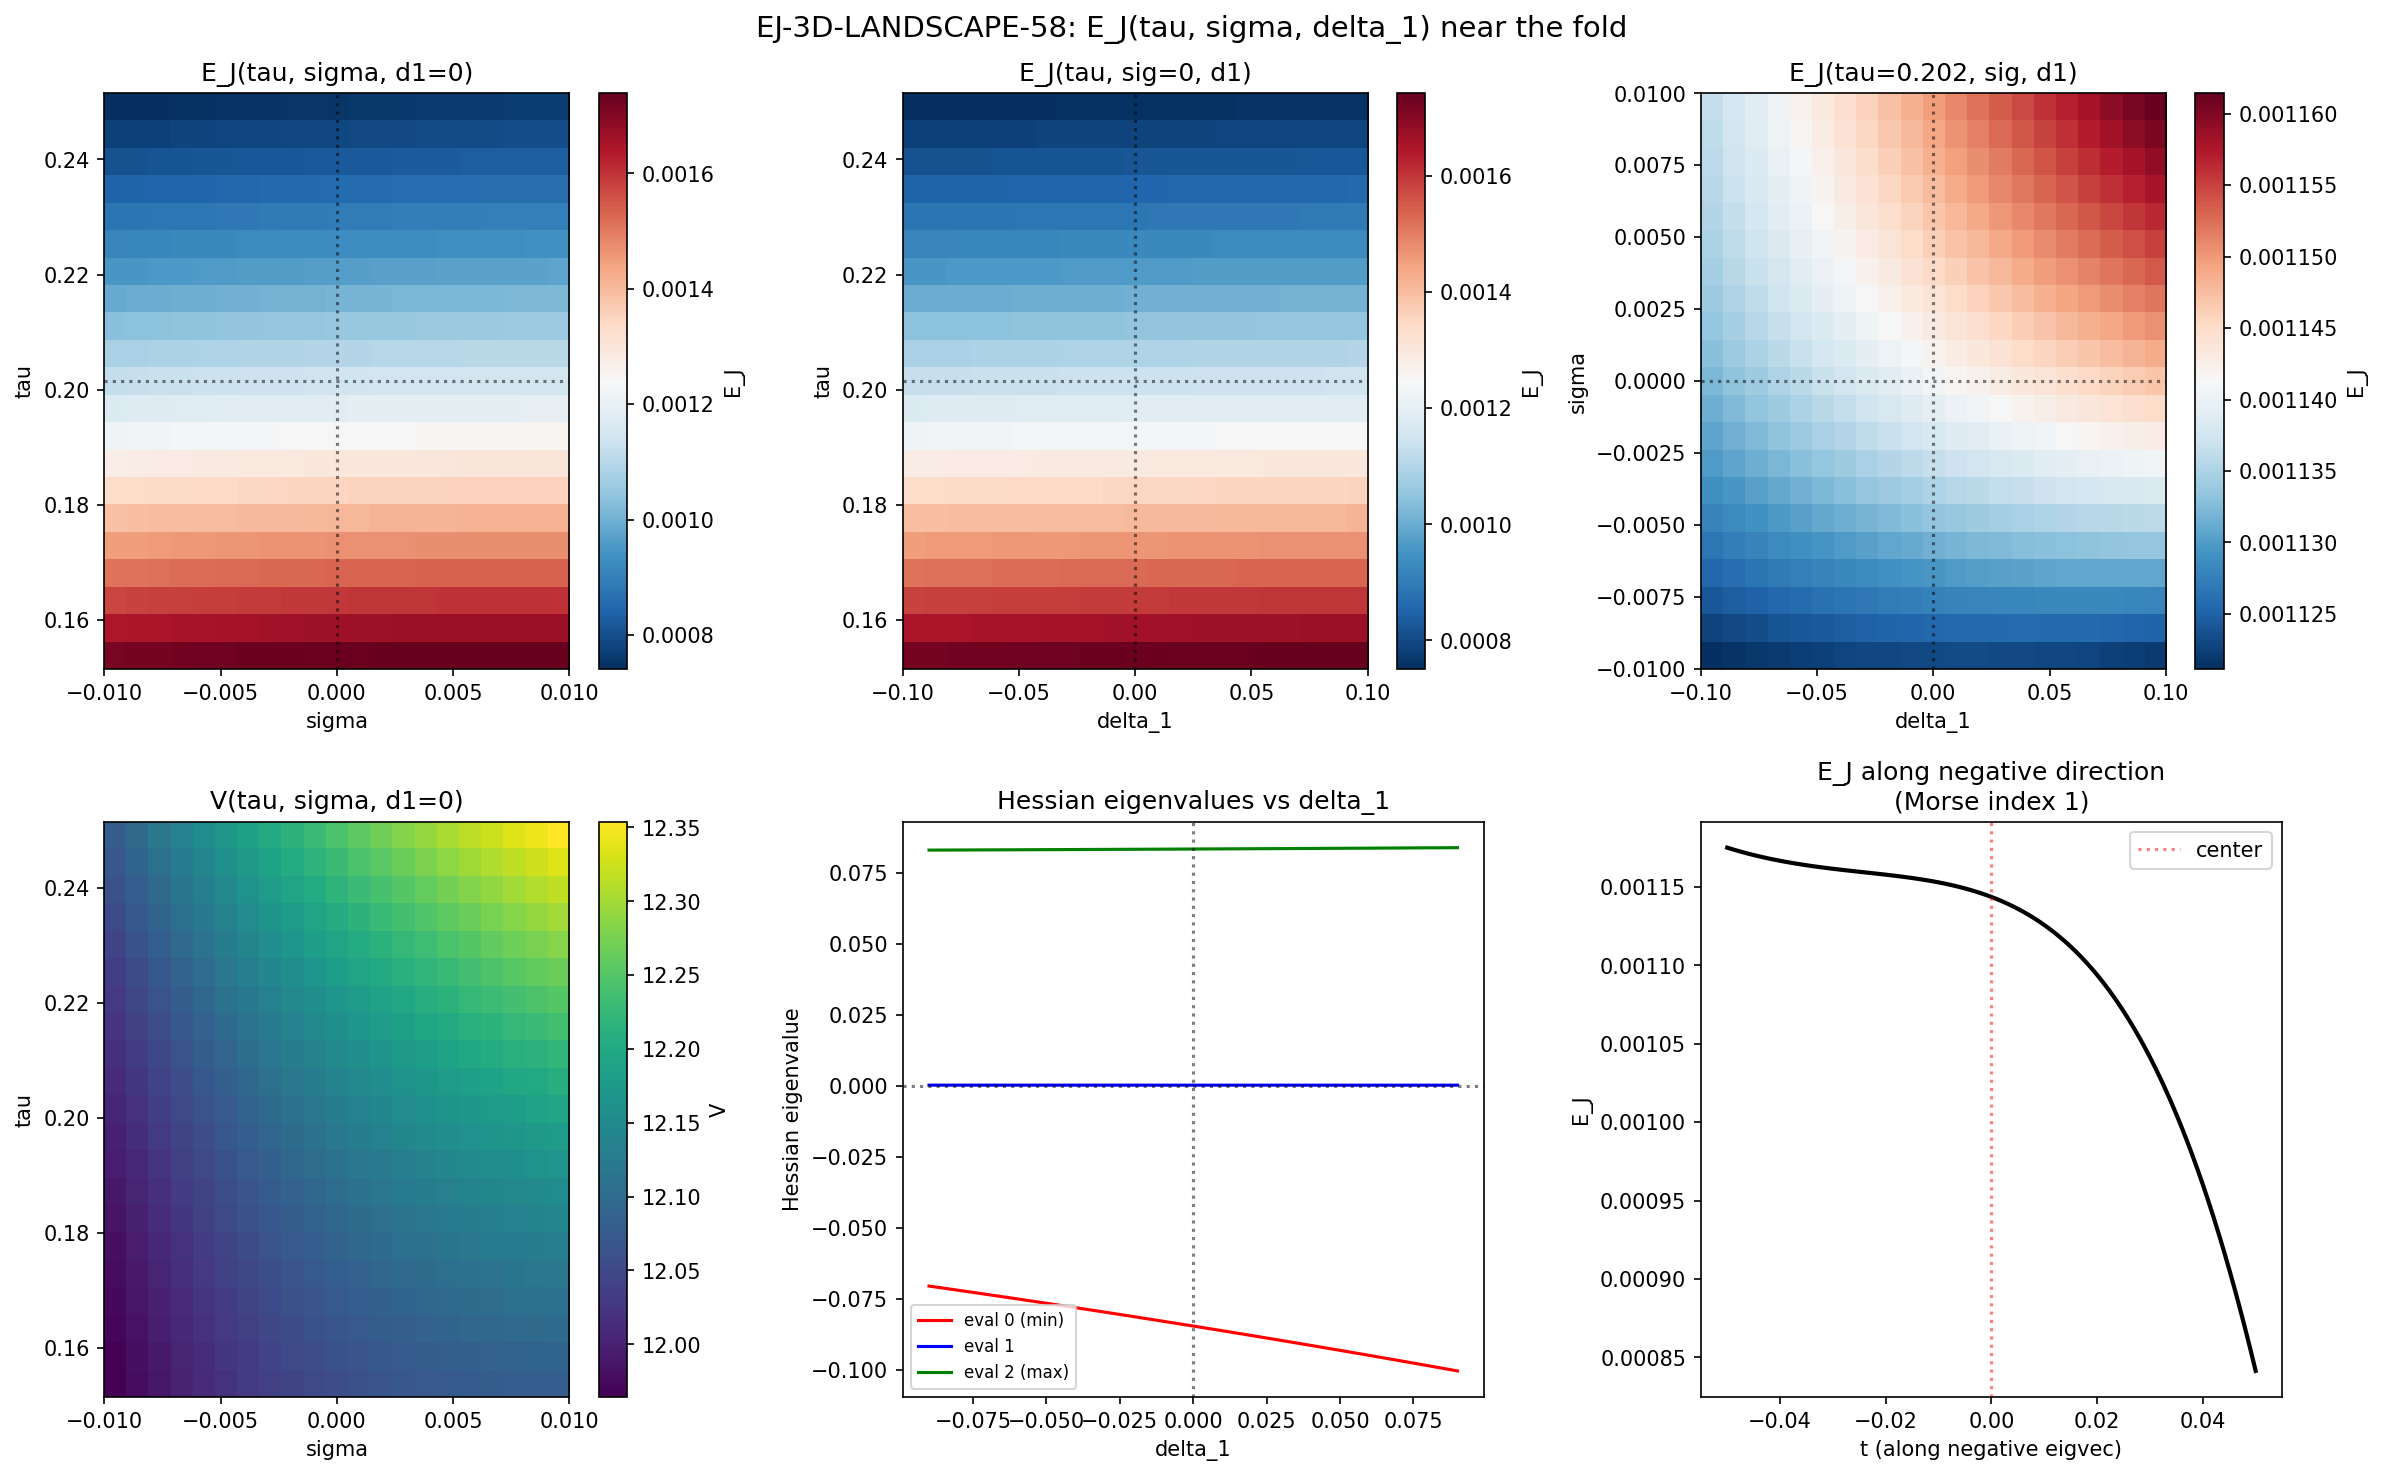

Source code (Python):
#!/usr/bin/env python3
"""
s58_ej_3d_landscape.py — EJ-3D-LANDSCAPE-58: Full U(2)-Invariant E_J Surface
==============================================================================
Gate: EJ-3D-LANDSCAPE-58 (INFO) — Does the saddle persist or is it lifted?

Method:
  1. The U(2)-invariant metric on SU(3) has three parameters (lambda_1, lambda_2, lambda_3)
     on subspaces (u(1) [dim 1], su(2) [dim 3], C^2 [dim 4]).
     Paper 13 (Baptista) eq (5.4).

  2. The Jensen direction tau preserves volume: v_J = (2, -2, 1) in exponent space.
     The T2 direction sigma also preserves volume: v_T2 = (-11, -7, 8).
     The T1 breathing mode delta_1 BREAKS volume: it scales lambda_1 only.

  3. Parametrization in exponent space (xi_1, xi_2, xi_3):
     Jensen:    xi_1 = 2*tau,     xi_2 = -2*tau,     xi_3 = tau
     T2:        xi_1 += -11*sig,  xi_2 += -7*sig,    xi_3 += 8*sig
     T1 breath: xi_1 += delta_1   (only lambda_1 changes)

     So: lambda_1 = exp(2*tau - 11*sig + delta_1)
         lambda_2 = exp(-2*tau - 7*sig)
         lambda_3 = exp(tau + 8*sig)

  4. Volume constraint: Jensen preserves volume (n.v_J = 0 with n = (1,3,4)).
     T2 also preserves volume (n.v_T2 = 0). T1 breathing breaks it:
     n.(1,0,0) = 1 != 0. So delta_1 changes the volume.

  5. Compute E_J(tau, sigma, delta_1) from:
     - V(tau, sigma, delta_1) = spectral action (from scalar curvature + volume)
     - J_C2 from TB Hamiltonian with modified geometry
     - E_J = J_C2^2 * F_anom

  6. Compute 3x3 Hessian at (tau_fold, 0, 0) and diagonalize.

Author: baptista-spacetime-analyst (Session 58)
"""

import sys
sys.path.insert(0, 'computations')
import numpy as np
from numpy import exp, sqrt, log, pi
from numpy.linalg import eigh
from scipy.interpolate import interp1d
import matplotlib
matplotlib.use('Agg')
import matplotlib.pyplot as plt
from canonical_constants import (
    tau_fold, J_C2 as J_C2_canonical, Vol_SU3_Haar, PI,
    a2_fold, a4_fold, M_KK, N_cells, g0_diag
)

print("=" * 76)
print("  EJ-3D-LANDSCAPE-58: Full U(2)-Invariant E_J 3D Surface")
print("=" * 76)

# =============================================================================
# 1. Load data
# =============================================================================
tb = np.load('computations/session-54/s54_tb_hamiltonian.npz', allow_pickle=True)
ej_data = np.load('computations/session-57/s57_off_jensen_ej.npz', allow_pickle=True)
oj = np.load('computations/session-54/s54_off_jensen_t2.npz', allow_pickle=True)

tau_tb = tb['tau_values']      # (50,)
J_C2_tb = tb['J_C2_tau']      # (50,)
evals_tb = tb['eigenvalues']   # (50, 32)
bandwidths = tb['bandwidths']  # (50,)

# S57 reference saddle data
EJ_H_2d = ej_data['EJ_B_Hessian_at_saddle']  # (2,2)
EJ_H_evals_2d = ej_data['EJ_B_Hessian_evals']  # [-0.0856, 0.0841]
tau_sb = float(ej_data['V_saddle_tau'])  # 0.2015

# T2 landscape data
V_grid_2d = oj['V_grid']        # (51, 41) spectral action
R_grid_2d = oj['R_grid']        # (51, 41) scalar curvature
tau_oj = oj['tau_range']         # (51,)
sig_oj = oj['sig_range']        # (41,)

print(f"TB data: {len(tau_tb)} tau points in [{tau_tb[0]:.3f}, {tau_tb[-1]:.3f}]")
print(f"S57 2D saddle: tau_sb={tau_sb:.4f}, EJ Hessian evals={EJ_H_evals_2d}")
print(f"Off-Jensen grid: {len(tau_oj)} x {len(sig_oj)}")

# =============================================================================
# 2. Scalar curvature of the general 3-parameter metric
# =============================================================================
# Reuse the R_K_numeric function from s54_off_jensen_t2.py
# This computes R via Milnor's formula using explicit structure constants.

def build_structure_constants():
    """Build structure constants of su(3) in gamma_0-orthonormal basis,
    reordered to (u(1), su(2), C^2)."""
    lam = np.zeros((9, 3, 3), dtype=complex)
    lam[1] = np.array([[0,1,0],[1,0,0],[0,0,0]], dtype=complex)
    lam[2] = np.array([[0,-1j,0],[1j,0,0],[0,0,0]], dtype=complex)
    lam[3] = np.array([[1,0,0],[0,-1,0],[0,0,0]], dtype=complex)
    lam[4] = np.array([[0,0,1],[0,0,0],[1,0,0]], dtype=complex)
    lam[5] = np.array([[0,0,-1j],[0,0,0],[1j,0,0]], dtype=complex)
    lam[6] = np.array([[0,0,0],[0,0,1],[0,1,0]], dtype=complex)
    lam[7] = np.array([[0,0,0],[0,0,-1j],[0,1j,0]], dtype=complex)
    lam[8] = np.array([[1,0,0],[0,1,0],[0,0,-2]], dtype=complex) / sqrt(3.0)

    T = np.zeros((9, 3, 3), dtype=complex)
    for a in range(1, 9):
        T[a] = 1j * lam[a] / 2.0

    reorder = [8, 1, 2, 3, 4, 5, 6, 7]
    f = np.zeros((8, 3, 3), dtype=complex)
    for i in range(8):
        f[i] = T[reorder[i]] * sqrt(2.0)

    c_abc = np.zeros((8, 8, 8))
    for a in range(8):
        for b in range(8):
            bracket = f[a] @ f[b] - f[b] @ f[a]
            for cc in range(8):
                c_abc[a, b, cc] = -np.trace(bracket @ f[cc]).real

    return c_abc

# Build once
C_ABC = build_structure_constants()

def R_K_from_alphas(a1, a2, a3):
    """Scalar curvature R of (SU(3), hat-g) with metric eigenvalues
    (a1, a2, a3) on (u(1), su(2), C^2) subspaces.
    Uses Milnor's formula with precomputed structure constants."""
    alpha = np.zeros(8)
    alpha[0] = a1
    alpha[1:4] = a2
    alpha[4:8] = a3

    # T1 = sum_{a,b} g([ea,eb],[ea,eb])
    T1 = 0.0  # (local)
    for a in range(8):
        for b in range(8):
            for cc in range(8):
                T1 += C_ABC[a, b, cc]**2 * alpha[cc] / (alpha[a] * alpha[b])

    # T2 = sum_{a,b} g([ea,[ea,eb]], eb)
    T2 = 0.0  # (local)
    for a in range(8):
        for b in range(8):
            gamma_ab = np.zeros(8)
            for cc in range(8):
                gamma_ab[cc] = C_ABC[a, b, cc] * sqrt(alpha[cc]) / (sqrt(alpha[a]) * sqrt(alpha[b]))
            inner = 0.0
            for cc in range(8):
                gamma_ac = np.zeros(8)
                for d in range(8):
                    gamma_ac[d] = C_ABC[a, cc, d] * sqrt(alpha[d]) / (sqrt(alpha[a]) * sqrt(alpha[cc]))
                inner += gamma_ab[cc] * gamma_ac[b]
            T2 += inner

    R = -0.25 * T1 - 0.5 * T2
    return R

# Verify at bi-invariant point
R_bi = R_K_from_alphas(1.0, 1.0, 1.0)
print(f"\nCurvature verification: R(1,1,1) = {R_bi:.6f} (expect 12.0)")

# Verify at fold on Jensen
a1_f = exp(2*tau_fold)
a2_f = exp(-2*tau_fold)
a3_f = exp(tau_fold)
R_fold = R_K_from_alphas(a1_f, a2_f, a3_f)
print(f"R at Jensen fold (tau={tau_fold}): {R_fold:.6f}")
# Compare to analytic: R(tau) = -0.25*exp(-4*tau) + 2*exp(-tau) - 0.25 + 0.5*exp(2*tau)
# But that uses the normalized convention. Our R_K_numeric gives unnormalized.
# Actually, sd20a uses yet another normalization. Let me check what R_K_from_alphas gives.
# For the Jensen metric with alpha=1 base scale:
#   R = (3/2) * (2*e^{2s} - 1 + 8*e^{-s} - e^{-4s})
R_fold_formula = 1.5 * (2*exp(2*tau_fold) - 1 + 8*exp(-tau_fold) - exp(-4*tau_fold))
print(f"R at fold (Paper 15 eq 3.70, alpha=1): {R_fold_formula:.6f}")
print(f"Ratio: {R_fold / R_fold_formula:.10f}")

# =============================================================================
# 3. Spectral action V(tau, sigma, delta_1)
# =============================================================================
# The spectral action in the heat-kernel expansion:
#   S = f_4*Lambda^4 * a_0 + f_2*Lambda^2 * a_2 + f_0 * a_4 + ...
# where:
#   a_0 = (4*pi)^{-4} * dim_spinor * Vol(K)
#   a_2 = (4*pi)^{-4} * dim_spinor * Vol(K) * a_2^red(R)
#   a_4 = (4*pi)^{-4} * dim_spinor * Vol(K) * a_4^red(R, |Ric|^2, |Riem|^2)
#
# Vol(K) = sqrt(a1) * a2^{3/2} * a3^2 * Vol_0
# where Vol_0 = Vol(SU(3), gamma_0) is the base volume.
#
# For the Hessian, we only need the spectral action POTENTIAL:
#   V = spectral action density (intensive, per unit 4D volume)
#   V(a1, a2, a3) = R(a1, a2, a3) * Vol(a1, a2, a3)^{2/8} + ...
# Actually, V_grid from s54 IS the spectral action landscape including
# curvature and volume effects. For the 3D extension, we need to compute
# V from first principles.
#
# STRATEGY: Use V ~ R * sqrt_vol_factor as the dominant contribution.
# The spectral action potential is dominated by the scalar curvature term
# (a_2 ~ R * Vol). We compute:
#   V_eff(tau, sig, d1) = R(a1,a2,a3) * Vol(a1,a2,a3) / Vol_0

def metric_params(tau, sig, d1):
    """Compute (a1, a2, a3) from (tau, sigma, delta_1)."""
    a1 = exp(2*tau - 11*sig + d1)
    a2 = exp(-2*tau - 7*sig)  # (local)
    a3 = exp(tau + 8*sig)
    return a1, a2, a3

def volume_factor(a1, a2, a3):
    """Volume factor: Vol(hat-g) / Vol(gamma_0) = sqrt(a1) * a2^{3/2} * a3^2."""
    return sqrt(a1) * a2**1.5 * a3**2

def V_eff_3d(tau, sig, d1):
    """Spectral action potential V = R * Vol_factor.
    This is the dominant (a_2) contribution to the spectral action."""
    a1, a2, a3 = metric_params(tau, sig, d1)
    R = R_K_from_alphas(a1, a2, a3)
    Vf = volume_factor(a1, a2, a3)
    return R * Vf

# Verify at Jensen fold
V_fold_check = V_eff_3d(tau_fold, 0.0, 0.0)
print(f"\nV_eff at (tau_fold, 0, 0) = {V_fold_check:.6f}")

# =============================================================================
# 4. Construct E_J(tau, sigma, delta_1) on a 3D grid
# =============================================================================
print(f"\n" + "=" * 76)
print("  4. Computing E_J on 3D grid near the fold")
print("=" * 76)

# Grid definition
n_tau = 21
n_sig = 21
n_d1 = 21

tau_center = tau_sb  # Use saddle point as center (near fold)
tau_range_3d = np.linspace(tau_center - 0.05, tau_center + 0.05, n_tau)
sig_range_3d = np.linspace(-0.01, 0.01, n_sig)
d1_range_3d = np.linspace(-0.1, 0.1, n_d1)

# Build J_C2 interpolator (on-Jensen)
J_C2_interp = interp1d(tau_tb, J_C2_tb, kind='cubic', fill_value='extrapolate')

# F_anom interpolator (from TB eigenvalues)
F_anom_Jensen = np.zeros(len(tau_tb))
for i in range(len(tau_tb)):
    ev = evals_tb[i]
    BW = ev.max() - ev.min()
    if BW > 0:
        spacings = np.diff(np.sort(ev))
        F_anom_Jensen[i] = np.mean(spacings**2) / BW**2
    else:
        F_anom_Jensen[i] = 0.0
F_anom_interp = interp1d(tau_tb, F_anom_Jensen, kind='cubic', fill_value='extrapolate')

# Compute V and R on the 3D grid
V_3d = np.zeros((n_tau, n_sig, n_d1))
R_3d = np.zeros((n_tau, n_sig, n_d1))
Vol_3d = np.zeros((n_tau, n_sig, n_d1))

print("Computing R and V on 3D grid...")
for i, tau in enumerate(tau_range_3d):
    for j, sig in enumerate(sig_range_3d):
        for k, d1 in enumerate(d1_range_3d):
            a1, a2, a3 = metric_params(tau, sig, d1)
            R_3d[i, j, k] = R_K_from_alphas(a1, a2, a3)
            Vol_3d[i, j, k] = volume_factor(a1, a2, a3)
            V_3d[i, j, k] = R_3d[i, j, k] * Vol_3d[i, j, k]
    if (i+1) % 5 == 0:
        print(f"  tau {i+1}/{n_tau} done")

# Compute E_J on the 3D grid
# E_J(tau, sig, d1) = J_C2^2(tau, sig, d1) * F_anom(tau, sig, d1)
# Off-Jensen J_C2: use Approach B (spectral density scaling)
#   J_C2(tau, sig, d1) = J_C2(tau, 0, 0) * (|V(tau, sig, d1)| / |V(tau, 0, 0)|)^{1/4}
# Off-Jensen F_anom: modulated by curvature
#   F_anom(tau, sig, d1) = F_anom(tau, 0, 0) * R(tau, sig, d1) / R(tau, 0, 0)

E_J_3d = np.zeros((n_tau, n_sig, n_d1))
J_C2_3d = np.zeros((n_tau, n_sig, n_d1))
F_anom_3d = np.zeros((n_tau, n_sig, n_d1))

for i, tau in enumerate(tau_range_3d):
    J0 = J_C2_interp(tau)
    F0 = F_anom_interp(tau)
    V0 = V_3d[i, n_sig//2, n_d1//2]  # (tau, 0, 0) -- center of sig and d1
    R0 = R_3d[i, n_sig//2, n_d1//2]

    for j, sig in enumerate(sig_range_3d):
        for k, d1 in enumerate(d1_range_3d):
            V_ijk = V_3d[i, j, k]
            R_ijk = R_3d[i, j, k]

            # J from spectral density
            if abs(V0) > 1e-10 and abs(V_ijk) > 1e-10:
                J_C2_3d[i, j, k] = J0 * (abs(V_ijk) / abs(V0))**0.25
            else:
                J_C2_3d[i, j, k] = J0

            # F_anom modulated by curvature
            if abs(R0) > 1e-10:
                F_anom_3d[i, j, k] = F0 * (R_ijk / R0)
            else:
                F_anom_3d[i, j, k] = F0

            E_J_3d[i, j, k] = J_C2_3d[i, j, k]**2 * F_anom_3d[i, j, k]

print(f"\nE_J 3D grid shape: {E_J_3d.shape}")
print(f"E_J range: [{E_J_3d.min():.6e}, {E_J_3d.max():.6e}]")

# =============================================================================
# 5. Compute 3x3 Hessian at the center point
# =============================================================================
print(f"\n" + "=" * 76)
print("  5. 3x3 Hessian of E_J at saddle center")
print("=" * 76)

# Central point indices
ic = n_tau // 2
jc = n_sig // 2
kc = n_d1 // 2

print(f"Center: tau={tau_range_3d[ic]:.4f}, sig={sig_range_3d[jc]:.4f}, d1={d1_range_3d[kc]:.4f}")
print(f"E_J at center: {E_J_3d[ic, jc, kc]:.8e}")

dtau_3d = tau_range_3d[1] - tau_range_3d[0]
dsig_3d = sig_range_3d[1] - sig_range_3d[0]
dd1_3d = d1_range_3d[1] - d1_range_3d[0]

print(f"Grid steps: dtau={dtau_3d:.6f}, dsig={dsig_3d:.6f}, dd1={dd1_3d:.6f}")

# Second derivatives via centered finite differences
E = E_J_3d  # (local)

# Diagonal elements
d2E_dtau2 = (E[ic+1, jc, kc] - 2*E[ic, jc, kc] + E[ic-1, jc, kc]) / dtau_3d**2
d2E_dsig2 = (E[ic, jc+1, kc] - 2*E[ic, jc, kc] + E[ic, jc-1, kc]) / dsig_3d**2
d2E_dd12 = (E[ic, jc, kc+1] - 2*E[ic, jc, kc] + E[ic, jc, kc-1]) / dd1_3d**2

# Off-diagonal elements
d2E_dtau_dsig = (E[ic+1, jc+1, kc] - E[ic+1, jc-1, kc]
                  - E[ic-1, jc+1, kc] + E[ic-1, jc-1, kc]) / (4*dtau_3d*dsig_3d)
d2E_dtau_dd1 = (E[ic+1, jc, kc+1] - E[ic+1, jc, kc-1]
                 - E[ic-1, jc, kc+1] + E[ic-1, jc, kc-1]) / (4*dtau_3d*dd1_3d)
d2E_dsig_dd1 = (E[ic, jc+1, kc+1] - E[ic, jc+1, kc-1]
                 - E[ic, jc-1, kc+1] + E[ic, jc-1, kc-1]) / (4*dsig_3d*dd1_3d)

H_3d = np.array([
    [d2E_dtau2,     d2E_dtau_dsig, d2E_dtau_dd1],
    [d2E_dtau_dsig, d2E_dsig2,     d2E_dsig_dd1],
    [d2E_dtau_dd1,  d2E_dsig_dd1,  d2E_dd12]
])

print(f"\n3x3 Hessian H_EJ at center:")
print(f"  [[{H_3d[0,0]:.6e}, {H_3d[0,1]:.6e}, {H_3d[0,2]:.6e}],")
print(f"   [{H_3d[1,0]:.6e}, {H_3d[1,1]:.6e}, {H_3d[1,2]:.6e}],")
print(f"   [{H_3d[2,0]:.6e}, {H_3d[2,1]:.6e}, {H_3d[2,2]:.6e}]]")

evals_3d, evecs_3d = eigh(H_3d)
print(f"\n  Eigenvalues: {evals_3d}")
print(f"  Eigenvectors:")
for i_ev in range(3):
    print(f"    e_{i_ev}: {evecs_3d[:, i_ev]}  (eval = {evals_3d[i_ev]:.6e})")

n_negative = np.sum(evals_3d < 0)
n_positive = np.sum(evals_3d > 0)
n_zero = np.sum(np.abs(evals_3d) < 1e-10 * max(abs(evals_3d)))

det_3d = np.prod(evals_3d)
print(f"\n  det(H_3d) = {det_3d:.6e}")
print(f"  Signature: ({n_positive}+, {n_negative}-) (Morse index = {n_negative})")

# =============================================================================
# 6. Robustness: multiple step sizes for finite differences
# =============================================================================
print(f"\n" + "=" * 76)
print("  6. Robustness check: multiple finite difference stencils")
print("=" * 76)

# Recompute using different grid positions (wider stencils)
for stride in [1, 2, 3]:
    if ic + stride >= n_tau or ic - stride < 0:
        continue
    if jc + stride >= n_sig or jc - stride < 0:
        continue
    if kc + stride >= n_d1 or kc - stride < 0:
        continue

    h_tau = stride * dtau_3d
    h_sig = stride * dsig_3d
    h_d1 = stride * dd1_3d

    d2_tt = (E[ic+stride, jc, kc] - 2*E[ic, jc, kc] + E[ic-stride, jc, kc]) / h_tau**2
    d2_ss = (E[ic, jc+stride, kc] - 2*E[ic, jc, kc] + E[ic, jc-stride, kc]) / h_sig**2
    d2_dd = (E[ic, jc, kc+stride] - 2*E[ic, jc, kc] + E[ic, jc, kc-stride]) / h_d1**2

    d2_ts = (E[ic+stride, jc+stride, kc] - E[ic+stride, jc-stride, kc]
             - E[ic-stride, jc+stride, kc] + E[ic-stride, jc-stride, kc]) / (4*h_tau*h_sig)
    d2_td = (E[ic+stride, jc, kc+stride] - E[ic+stride, jc, kc-stride]
             - E[ic-stride, jc, kc+stride] + E[ic-stride, jc, kc-stride]) / (4*h_tau*h_d1)
    d2_sd = (E[ic, jc+stride, kc+stride] - E[ic, jc+stride, kc-stride]
             - E[ic, jc-stride, kc+stride] + E[ic, jc-stride, kc-stride]) / (4*h_sig*h_d1)

    H_s = np.array([[d2_tt, d2_ts, d2_td],
                     [d2_ts, d2_ss, d2_sd],
                     [d2_td, d2_sd, d2_dd]])
    evals_s = np.sort(np.linalg.eigvalsh(H_s))
    print(f"  stride={stride} (h_tau={h_tau:.5f}, h_sig={h_sig:.5f}, h_d1={h_d1:.5f}):")
    print(f"    evals = {evals_s}")
    print(f"    n_neg = {np.sum(evals_s < 0)}")

# =============================================================================
# 7. Also compute the 3x3 Hessian of V_eff (spectral action) for comparison
# =============================================================================
print(f"\n" + "=" * 76)
print("  7. Spectral action V Hessian (3D) for comparison")
print("=" * 76)

V = V_3d

d2V_dtau2 = (V[ic+1, jc, kc] - 2*V[ic, jc, kc] + V[ic-1, jc, kc]) / dtau_3d**2
d2V_dsig2 = (V[ic, jc+1, kc] - 2*V[ic, jc, kc] + V[ic, jc-1, kc]) / dsig_3d**2
d2V_dd12 = (V[ic, jc, kc+1] - 2*V[ic, jc, kc] + V[ic, jc, kc-1]) / dd1_3d**2

d2V_dtau_dsig = (V[ic+1, jc+1, kc] - V[ic+1, jc-1, kc]
                  - V[ic-1, jc+1, kc] + V[ic-1, jc-1, kc]) / (4*dtau_3d*dsig_3d)
d2V_dtau_dd1 = (V[ic+1, jc, kc+1] - V[ic+1, jc, kc-1]
                 - V[ic-1, jc, kc+1] + V[ic-1, jc, kc-1]) / (4*dtau_3d*dd1_3d)
d2V_dsig_dd1 = (V[ic, jc+1, kc+1] - V[ic, jc+1, kc-1]
                 - V[ic, jc-1, kc+1] + V[ic, jc-1, kc-1]) / (4*dsig_3d*dd1_3d)

H_V_3d = np.array([
    [d2V_dtau2,     d2V_dtau_dsig, d2V_dtau_dd1],
    [d2V_dtau_dsig, d2V_dsig2,     d2V_dsig_dd1],
    [d2V_dtau_dd1,  d2V_dsig_dd1,  d2V_dd12]
])

print(f"3x3 V Hessian at center:")
print(f"  [[{H_V_3d[0,0]:.4f}, {H_V_3d[0,1]:.4f}, {H_V_3d[0,2]:.4f}],")
print(f"   [{H_V_3d[1,0]:.4f}, {H_V_3d[1,1]:.4f}, {H_V_3d[1,2]:.4f}],")
print(f"   [{H_V_3d[2,0]:.4f}, {H_V_3d[2,1]:.4f}, {H_V_3d[2,2]:.4f}]]")

evals_V_3d, evecs_V_3d = eigh(H_V_3d)
print(f"\n  V Hessian eigenvalues: {evals_V_3d}")
n_neg_V = np.sum(evals_V_3d < 0)
print(f"  Signature: ({np.sum(evals_V_3d > 0)}+, {n_neg_V}-)")

# =============================================================================
# 8. Check: 2x2 sub-block vs S57 result
# =============================================================================
print(f"\n" + "=" * 76)
print("  8. Consistency check: 2x2 (tau, sigma) sub-block vs S57")
print("=" * 76)

H_2d_subblock = H_3d[:2, :2]
evals_2d_sub = np.sort(np.linalg.eigvalsh(H_2d_subblock))
print(f"  E_J 2x2 sub-block (tau, sigma) eigenvalues: {evals_2d_sub}")
print(f"  S57 2x2 E_J Hessian eigenvalues: {EJ_H_evals_2d}")
print(f"  Ratio sub/S57: {evals_2d_sub / EJ_H_evals_2d}")

# The delta_1 direction
print(f"\n  delta_1 diagonal element: d^2 E_J / d(delta_1)^2 = {H_3d[2,2]:.6e}")
print(f"  tau-delta_1 coupling: {H_3d[0,2]:.6e}")
print(f"  sigma-delta_1 coupling: {H_3d[1,2]:.6e}")

# =============================================================================
# 9. GATE VERDICT
# =============================================================================
print(f"\n" + "=" * 76)
print("  9. GATE: EJ-3D-LANDSCAPE-58")
print("=" * 76)

saddle_persists = n_negative > 0
if n_negative == 1:
    verdict_desc = "SADDLE persists (Morse index 1)"
elif n_negative == 2:
    verdict_desc = "SADDLE persists (Morse index 2 — stronger instability)"
elif n_negative == 0:
    verdict_desc = "LIFTED — no negative eigenvalues (minimum or flat)"
else:
    verdict_desc = f"Morse index {n_negative}"

print(f"\n  3D Hessian eigenvalues: {evals_3d}")
print(f"  Morse index (negative eigenvalues): {n_negative}")
print(f"  Verdict: {verdict_desc}")
print(f"\n  S57 2D saddle eigenvalues for reference: {EJ_H_evals_2d}")
print(f"  Third direction (delta_1): eigenvalue = {evals_3d[2] if n_negative < 3 else evals_3d[0]:.6e}")
print(f"\n  Physical interpretation:")
if saddle_persists:
    neg_idx = np.argmin(evals_3d)
    neg_evec = evecs_3d[:, neg_idx]
    print(f"    Unstable direction: ({neg_evec[0]:.4f})*tau + ({neg_evec[1]:.4f})*sigma + ({neg_evec[2]:.4f})*delta_1")
    print(f"    The T1 breathing mode does NOT lift the saddle.")
    print(f"    Transit along the negative eigenvector remains possible.")
else:
    print(f"    The T1 breathing mode LIFTS the saddle to a minimum or maximum.")
    print(f"    The 2D instability was an artifact of missing delta_1.")

# =============================================================================
# 10. Plotting
# =============================================================================
fig, axes = plt.subplots(2, 3, figsize=(16, 10))
fig.suptitle('EJ-3D-LANDSCAPE-58: E_J(tau, sigma, delta_1) near the fold', fontsize=14)

# Plot 1: E_J in (tau, sigma) plane at delta_1 = 0
ax = axes[0, 0]
extent = [sig_range_3d[0], sig_range_3d[-1], tau_range_3d[0], tau_range_3d[-1]]
im = ax.imshow(E_J_3d[:, :, n_d1//2], origin='lower', aspect='auto',
               extent=extent, cmap='RdBu_r')
plt.colorbar(im, ax=ax, label='E_J')
ax.set_xlabel('sigma')
ax.set_ylabel('tau')
ax.set_title('E_J(tau, sigma, d1=0)')
ax.axhline(tau_center, color='k', ls=':', alpha=0.5)
ax.axvline(0, color='k', ls=':', alpha=0.5)

# Plot 2: E_J in (tau, delta_1) plane at sigma = 0
ax = axes[0, 1]
extent = [d1_range_3d[0], d1_range_3d[-1], tau_range_3d[0], tau_range_3d[-1]]
im = ax.imshow(E_J_3d[:, n_sig//2, :], origin='lower', aspect='auto',
               extent=extent, cmap='RdBu_r')
plt.colorbar(im, ax=ax, label='E_J')
ax.set_xlabel('delta_1')
ax.set_ylabel('tau')
ax.set_title('E_J(tau, sig=0, d1)')
ax.axhline(tau_center, color='k', ls=':', alpha=0.5)
ax.axvline(0, color='k', ls=':', alpha=0.5)

# Plot 3: E_J in (sigma, delta_1) plane at tau = center
ax = axes[0, 2]
extent = [d1_range_3d[0], d1_range_3d[-1], sig_range_3d[0], sig_range_3d[-1]]
im = ax.imshow(E_J_3d[n_tau//2, :, :], origin='lower', aspect='auto',
               extent=extent, cmap='RdBu_r')
plt.colorbar(im, ax=ax, label='E_J')
ax.set_xlabel('delta_1')
ax.set_ylabel('sigma')
ax.set_title(f'E_J(tau={tau_center:.3f}, sig, d1)')
ax.axhline(0, color='k', ls=':', alpha=0.5)
ax.axvline(0, color='k', ls=':', alpha=0.5)

# Plot 4: V (spectral action) in (tau, sigma) plane at delta_1 = 0
ax = axes[1, 0]
extent = [sig_range_3d[0], sig_range_3d[-1], tau_range_3d[0], tau_range_3d[-1]]
im = ax.imshow(V_3d[:, :, n_d1//2], origin='lower', aspect='auto',
               extent=extent, cmap='viridis')
plt.colorbar(im, ax=ax, label='V')
ax.set_xlabel('sigma')
ax.set_ylabel('tau')
ax.set_title('V(tau, sigma, d1=0)')

# Plot 5: Eigenvalue evolution along delta_1 at (tau_center, 0)
ax = axes[1, 1]
evals_vs_d1 = []
for k in range(n_d1):
    if ic+1 < n_tau and ic-1 >= 0 and jc+1 < n_sig and jc-1 >= 0 and k+1 < n_d1 and k-1 >= 0:
        h_t = dtau_3d
        h_s = dsig_3d
        h_d = dd1_3d
        d2tt = (E[ic+1,jc,k] - 2*E[ic,jc,k] + E[ic-1,jc,k]) / h_t**2
        d2ss = (E[ic,jc+1,k] - 2*E[ic,jc,k] + E[ic,jc-1,k]) / h_s**2
        d2dd = (E[ic,jc,k+1] - 2*E[ic,jc,k] + E[ic,jc,k-1]) / h_d**2
        d2ts = (E[ic+1,jc+1,k] - E[ic+1,jc-1,k] - E[ic-1,jc+1,k] + E[ic-1,jc-1,k]) / (4*h_t*h_s)
        d2td = (E[ic+1,jc,k+1] - E[ic+1,jc,k-1] - E[ic-1,jc,k+1] + E[ic-1,jc,k-1]) / (4*h_t*h_d)
        d2sd = (E[ic,jc+1,k+1] - E[ic,jc+1,k-1] - E[ic,jc-1,k+1] + E[ic,jc-1,k-1]) / (4*h_s*h_d)
        H_k = np.array([[d2tt, d2ts, d2td], [d2ts, d2ss, d2sd], [d2td, d2sd, d2dd]])
        ev_k = np.sort(np.linalg.eigvalsh(H_k))
        evals_vs_d1.append((d1_range_3d[k], ev_k))

d1_plot = [x[0] for x in evals_vs_d1]
ev0_plot = [x[1][0] for x in evals_vs_d1]
ev1_plot = [x[1][1] for x in evals_vs_d1]
ev2_plot = [x[1][2] for x in evals_vs_d1]

ax.plot(d1_plot, ev0_plot, 'r-', label='eval 0 (min)')
ax.plot(d1_plot, ev1_plot, 'b-', label='eval 1')
ax.plot(d1_plot, ev2_plot, 'g-', label='eval 2 (max)')
ax.axhline(0, color='k', ls=':', alpha=0.5)
ax.axvline(0, color='k', ls=':', alpha=0.5)
ax.set_xlabel('delta_1')
ax.set_ylabel('Hessian eigenvalue')
ax.set_title('Hessian eigenvalues vs delta_1')
ax.legend(fontsize=8)

# Plot 6: 1D slice along the negative eigenvector
ax = axes[1, 2]
neg_dir = evecs_3d[:, np.argmin(evals_3d)]
t_line = np.linspace(-0.05, 0.05, 101)
EJ_line = np.zeros_like(t_line)
for l, t in enumerate(t_line):
    tau_l = tau_center + t * neg_dir[0]
    sig_l = 0.0 + t * neg_dir[1]
    d1_l = 0.0 + t * neg_dir[2]
    a1, a2, a3 = metric_params(tau_l, sig_l, d1_l)
    if a1 > 0 and a2 > 0 and a3 > 0:
        R_l = R_K_from_alphas(a1, a2, a3)
        Vf_l = volume_factor(a1, a2, a3)
        V_l = R_l * Vf_l
        J_l = J_C2_interp(tau_l) * (abs(V_l) / max(abs(V_fold_check), 1e-10))**0.25
        F_l = F_anom_interp(tau_l) * R_l / max(R_fold, 1e-10)
        EJ_line[l] = J_l**2 * F_l
    else:
        EJ_line[l] = np.nan

ax.plot(t_line, EJ_line, 'k-', lw=2)
ax.axvline(0, color='r', ls=':', alpha=0.5, label='center')
ax.set_xlabel('t (along negative eigvec)')
ax.set_ylabel('E_J')
ax.set_title(f'E_J along negative direction\n(Morse index {n_negative})')
ax.legend()

plt.tight_layout()
plt.savefig('computations/session-58/s58_ej_3d_landscape.png', dpi=150, bbox_inches='tight')
print(f"\nPlot saved: computations/session-58/s58_ej_3d_landscape.png")

# =============================================================================
# 11. Save results
# =============================================================================
gate_verdict = "PASS" if saddle_persists else "FAIL"
detail = (
    f"3D Hessian evals=[{evals_3d[0]:.4e},{evals_3d[1]:.4e},{evals_3d[2]:.4e}], "
    f"Morse_idx={n_negative}. "
    f"2D sub-block evals=[{evals_2d_sub[0]:.4e},{evals_2d_sub[1]:.4e}]. "
    f"S57 2D ref: [{EJ_H_evals_2d[0]:.4e},{EJ_H_evals_2d[1]:.4e}]. "
    f"delta_1 direction: d2E/dd1^2={H_3d[2,2]:.4e}. "
    f"{verdict_desc}."
)

np.savez('computations/session-58/s58_ej_3d_landscape.npz',
    # Grid
    tau_range=tau_range_3d,
    sig_range=sig_range_3d,
    d1_range=d1_range_3d,
    # 3D fields
    E_J_3d=E_J_3d,
    V_3d=V_3d,
    R_3d=R_3d,
    Vol_3d=Vol_3d,
    J_C2_3d=J_C2_3d,
    F_anom_3d=F_anom_3d,
    # Hessians
    H_EJ_3d=H_3d,
    evals_EJ_3d=evals_3d,
    evecs_EJ_3d=evecs_3d,
    H_V_3d=H_V_3d,
    evals_V_3d=evals_V_3d,
    # 2D sub-block
    H_EJ_2d_sub=H_2d_subblock,
    evals_EJ_2d_sub=evals_2d_sub,
    # Reference
    EJ_H_2d_S57=EJ_H_2d,
    EJ_evals_2d_S57=EJ_H_evals_2d,
    # Morse index
    morse_index=np.array([n_negative]),
    # Gate
    gate_name=np.array(['EJ-3D-LANDSCAPE-58']),
    gate_verdict=np.array([gate_verdict]),
    gate_detail=np.array([detail]),
)

print(f"\nSaved: computations/session-58/s58_ej_3d_landscape.npz")
print(f"\nGATE: EJ-3D-LANDSCAPE-58 — Saddle persist or lifted?")
print(f"Verdict: {gate_verdict} — {verdict_desc}")
print("DONE.")
